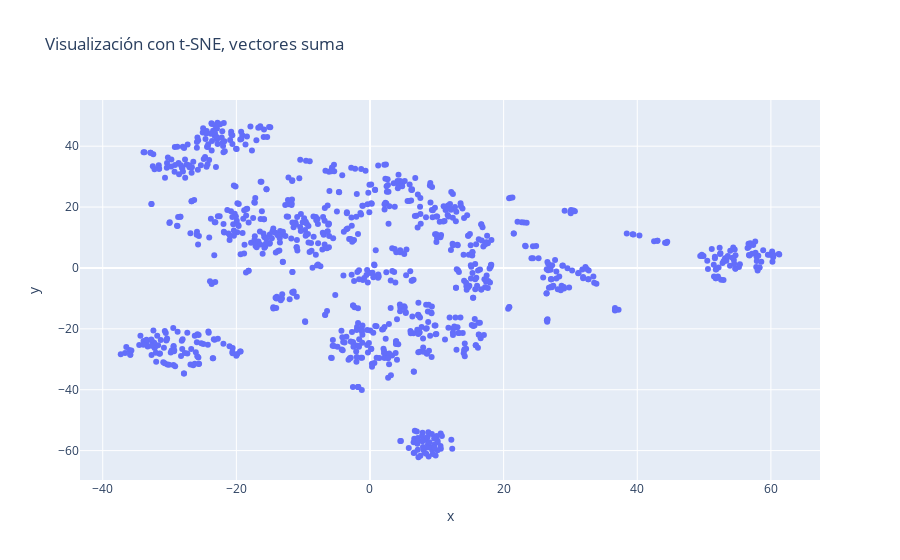

Notebook code for this chart:
### Code cell
emb_tsne_sum = TSNE(init='pca',random_state=0).fit_transform(vectores_sum)

fig = px.scatter(
    x=emb_tsne_sum[:,0], y=emb_tsne_sum[:,1], title='Visualización con t-SNE, vectores suma',
    hover_name=samples
)

fig.show()

### Figure 1 — Plotly figure (JSON) as saved in the notebook; plotly's stock layout.template omitted (floating-point values rounded to 4 significant figures; data arrays with more than 128 entries replaced by an {"elided": "..."} marker saying what was removed)
{"data": [{"hovertemplate": "<b>%{hovertext}</b><br><br>x=%{x}<br>y=%{y}<extra></extra>", "hovertext": {"elided": "1000 str values"}, "legendgroup": "", "marker": {"color": "#636efa", "symbol": "circle"}, "mode": "markers", "name": "", "orientation": "v", "showlegend": false, "type": "scatter", "x": {"elided": "1000 float values"}, "xaxis": "x", "y": {"elided": "1000 float values"}, "yaxis": "y"}], "layout": {"legend": {"tracegroupgap": 0}, "title": {"text": "Visualización con t-SNE, vectores suma"}, "xaxis": {"anchor": "y", "domain": [0, 1], "title": {"text": "x"}}, "yaxis": {"anchor": "x", "domain": [0, 1], "title": {"text": "y"}}}}
